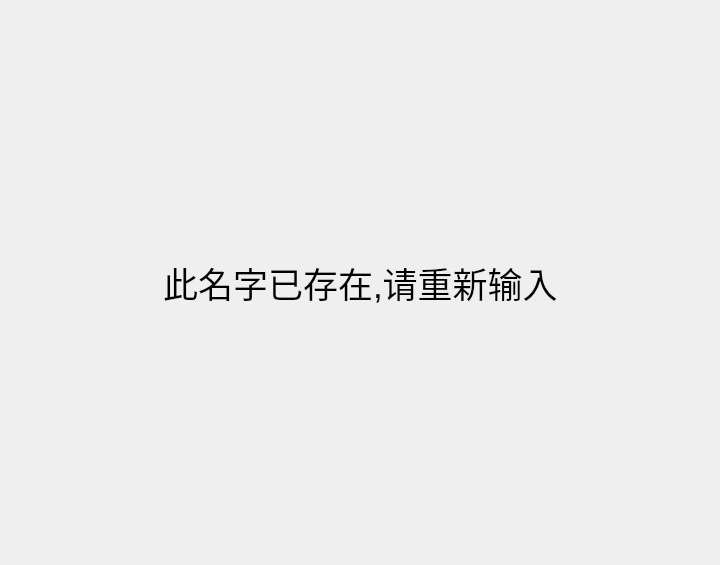
<?xml version="1.0" encoding="UTF-8"?>
<ui version="4.0">
 <class>pageofsetnamefailed</class>
 <widget class="QWidget" name="pageofsetnamefailed">
  <property name="geometry">
   <rect>
    <x>0</x>
    <y>0</y>
    <width>720</width>
    <height>565</height>
   </rect>
  </property>
  <property name="windowTitle">
   <string>Form</string>
  </property>
  <layout class="QGridLayout" name="gridLayout">
   <item row="0" column="1">
    <spacer name="verticalSpacer">
     <property name="orientation">
      <enum>Qt::Vertical</enum>
     </property>
     <property name="sizeHint" stdset="0">
      <size>
       <width>20</width>
       <height>238</height>
      </size>
     </property>
    </spacer>
   </item>
   <item row="1" column="0">
    <spacer name="horizontalSpacer">
     <property name="orientation">
      <enum>Qt::Horizontal</enum>
     </property>
     <property name="sizeHint" stdset="0">
      <size>
       <width>145</width>
       <height>20</height>
      </size>
     </property>
    </spacer>
   </item>
   <item row="1" column="1">
    <widget class="QLabel" name="label">
     <property name="font">
      <font>
       <pointsize>26</pointsize>
      </font>
     </property>
     <property name="text">
      <string>此名字已存在,请重新输入</string>
     </property>
    </widget>
   </item>
   <item row="1" column="2">
    <spacer name="horizontalSpacer_2">
     <property name="orientation">
      <enum>Qt::Horizontal</enum>
     </property>
     <property name="sizeHint" stdset="0">
      <size>
       <width>145</width>
       <height>20</height>
      </size>
     </property>
    </spacer>
   </item>
   <item row="2" column="1">
    <spacer name="verticalSpacer_2">
     <property name="orientation">
      <enum>Qt::Vertical</enum>
     </property>
     <property name="sizeHint" stdset="0">
      <size>
       <width>20</width>
       <height>238</height>
      </size>
     </property>
    </spacer>
   </item>
  </layout>
 </widget>
 <resources/>
 <connections/>
</ui>
